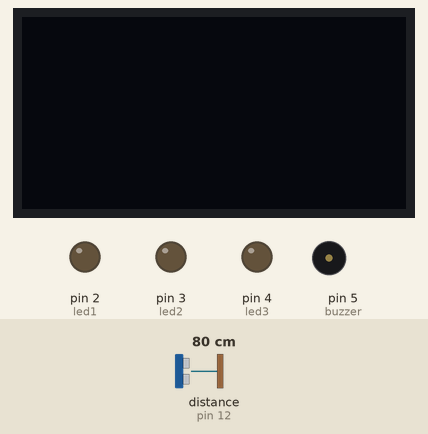
This sketch was run on a simulated Arduino Uno, built with avr-gcc and run on an emulated ATmega328P. Shown: 128×64 one-colour display, output pins drawn as LEDs (lit = HIGH), buzzer (waves = sounding, pin HIGH). Wiring (inferred from the names in the program): ultrasonic range finder: trigger pin 11; echo pin 12. Dashed ring = blinking. The inputs (shaded band) are chosen by the test bench; at power-on: distance to the obstacle (sensor on pin 12) 80 cm. The echo pulse lasts 58.3 µs per cm; the OLED is the two-colour kind (top 16 rows yellow); pins used as bus, display or sensor lines are not drawn; what the sketch prints to the serial monitor is not drawn.

Above: at 1.2 s.
1.3 s: distance to the obstacle (sensor on pin 12) set to 55 cm
4.3 s: distance to the obstacle (sensor on pin 12) set to 48 cm
At 5.69 s:
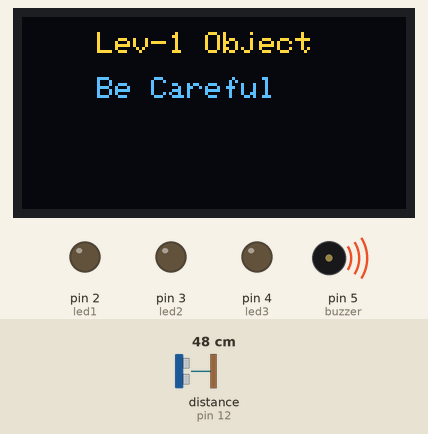
6.1 s: distance to the obstacle (sensor on pin 12) set to 60 cm
At 7.3 s:
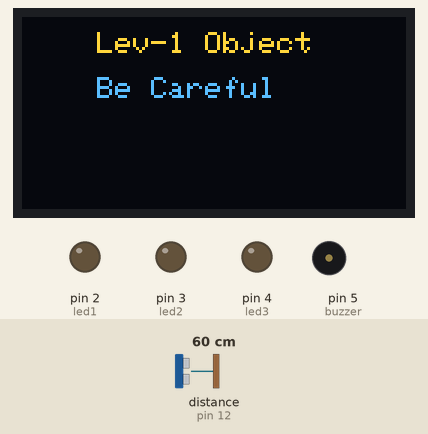
7.6 s: distance to the obstacle (sensor on pin 12) set to 2 cm
At 10.0 s:
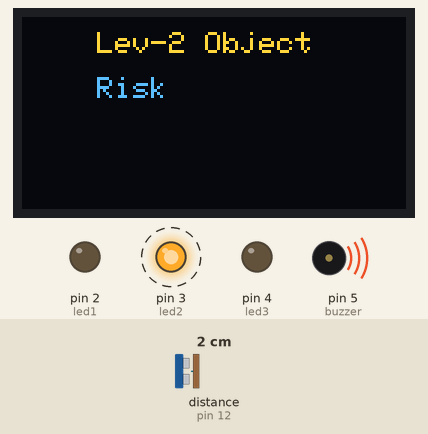
10.6 s: distance to the obstacle (sensor on pin 12) set to 120 cm
At 12.0 s:
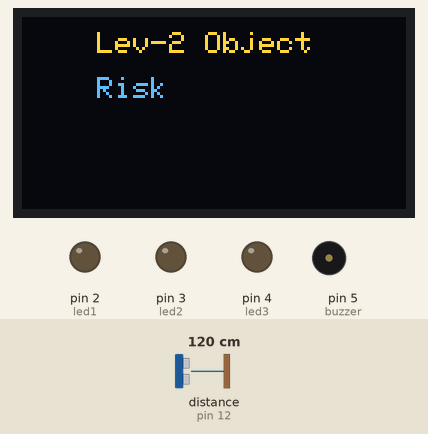
Timing chart, 0 to 13.1 s (numbered marks = the images above; inputs shaded):
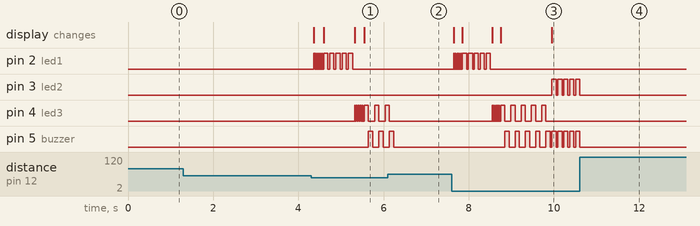

The sketch:

Radar_code_arduino.ino
```cpp
#include<Adafruit_GFX.h>
#include<Adafruit_SSD1306.h>
#include<wire.h>
#include<SPI.h>
Adafruit_SSD1306 display(-1);
const int led1=2;//green
const int led2=3;//red
const int led3=4;//blue
const int buzzer=5;
const int soundTriggerPin = 11;
const int soundEchoPin = 12;
const int startingAngle = 0;
const int minimumAngle = 0;
const int maximumAngle = 180;
const int rotationSpeed = 1;
int firstAngle;
int lastAngle;
int sizeOfObject;
int timer;

void setup(void)
{
  Serial.begin(9600);
  pinMode(led3,OUTPUT);
  pinMode(led1,OUTPUT);
  pinMode(led2,OUTPUT);
  pinMode(buzzer,OUTPUT);
  pinMode(soundTriggerPin, OUTPUT);
  pinMode(soundEchoPin, INPUT);
  display.begin(SSD1306_SWITCHCAPVCC , 0x3C);
  display.clearDisplay();
  display.setTextColor(WHITE);

}
void loop(void)
{
    static int motorAngle = startingAngle;
    static int motorRotateAmount = rotationSpeed;
    int distance=CalculateDistance();
    delay(10);
    SerialOutput(motorAngle, CalculateDistance());
    motorAngle += motorRotateAmount;
    if(motorAngle <= minimumAngle || motorAngle >= maximumAngle)
    {
        motorRotateAmount = -motorRotateAmount;
    }
    if(distance<=50)
        {
          timer++;
          sizeOfObject=timer;
        }
        else
        {
          timer=0;
          sizeOfObject=0;
        }
   oledMonitor(sizeOfObject);
}
void cd()
{
  display.clearDisplay();
}

void oledMonitor(int sizeOfObject)
{
   digitalWrite(led1,LOW);
    digitalWrite(led2,LOW);
    digitalWrite(led3,LOW);
 if(sizeOfObject<=5 && sizeOfObject>0)
  {
    cd();
    printing("Micro Object","No Problem");
    digitalWrite(led1,HIGH);
  }
  else if(sizeOfObject<=10 && sizeOfObject>5)
  {
    cd();
    printing("Mini Object","Good To Go");
    digitalWrite(led1,HIGH);
    delay(100);
    digitalWrite(led1,LOW);
  }
  else if(sizeOfObject>10 && sizeOfObject<=15)
  {
    cd();
    printing("Normal Object","Observe");
    digitalWrite(led3,HIGH);
  }
  else if(sizeOfObject>15 && sizeOfObject<=20)
  {
    cd();
    printing("Lev-1 Object","Be Careful");
    digitalWrite(led3,HIGH);
    delay(100);
    digitalWrite(led3,LOW);
     digitalWrite(buzzer,HIGH);
     delay(100);
    digitalWrite(buzzer,LOW);
  }
  else if(sizeOfObject>20 && sizeOfObject<=25)
  {
    cd();
    printing("Lev-2 Object","Risk");
    digitalWrite(led2,HIGH);
    digitalWrite(buzzer,HIGH);
    delay(100);
    digitalWrite(buzzer,LOW);
    digitalWrite(led2,LOW);
  }
  else if(sizeOfObject>25 && sizeOfObject<=30)
  {
    cd();
    printing("Lev-3 Object","High Risk");
    digitalWrite(led2,HIGH);
    digitalWrite(buzzer,HIGH);
    delay(100);
    digitalWrite(buzzer,LOW);
  }
  else if(sizeOfObject>30 && sizeOfObject<=35)
  {
    cd();
    printing("Lev-3 Object","Very High Risk");
    digitalWrite(led1,HIGH);
    digitalWrite(led2,HIGH);
    digitalWrite(led3,HIGH);
    digitalWrite(buzzer,HIGH);
    delay(100);
    digitalWrite(buzzer,LOW);
     digitalWrite(led1,LOW);
    digitalWrite(led2,LOW);
    digitalWrite(led3,LOW);
  }
  else if(sizeOfObject>35)
  {
    cd();
    printing("Mega Object","Escape");
    digitalWrite(led1,HIGH);
    digitalWrite(led2,HIGH);
    digitalWrite(led3,HIGH);
    digitalWrite(buzzer,HIGH);
    delay(500);
    digitalWrite(buzzer,LOW);
  }
}
void printing(String x,String y)
{
  display.setTextSize(1);
  display.setCursor(25,5);
  display.println(x);
  display.setCursor(25,20);
  display.println(y);
  display.display();

}
int CalculateDistance(void)
{
    //digitalWrite(soundTriggerPin, LOW);
    //delayMicroseconds(2);
    digitalWrite(soundTriggerPin, HIGH);
    delayMicroseconds(10);
    digitalWrite(soundTriggerPin, LOW);
      long duration = pulseIn(soundEchoPin, HIGH);
    float distance = duration * 0.017F;
    return int(distance);
}
void SerialOutput(const int angle, const int distance)
{
    String angleString = String(angle);
    String distanceString = String(distance);
    Serial.println(angleString + "," + distanceString);
}
```

Measured:
- the behaviour switches between 52 and 51 cm on distance to the obstacle (sensor on pin 12) (found by bisection; images 0 and 1)
- after the input at 1.3 s, every drawn part: stays the same
- after the input at 4.3 s, pin 2 (led1): goes 5 × (HIGH 0.02 s, LOW 0.03 s), 4 × (HIGH 0.10 s, LOW 0.05 s), HIGH 0.10 s, then LOW, starting after 0.06 s; pin 4 (led3): goes 5 × (HIGH 0.02 s, LOW 0.03 s), HIGH 0.10 s, LOW 0.15 s, HIGH 0.10 s, LOW 0.15 s, then HIGH, starting after 1.0 s
- after the input at 6.1 s, pin 3 (led2): stops changing and stays LOW; pin 4 (led3): goes on until 6.1 s, then stays LOW; pin 5 (buzzer): goes on until 6.2 s, then stays LOW
- after the input at 7.6 s, pin 2 (led1): goes 5 × (HIGH 0.01 s, LOW 0.03 s), 4 × (HIGH 0.10 s, LOW 0.04 s), HIGH 0.10 s, then LOW, starting after 0.05 s; pin 3 (led2): alternates HIGH for 0.10 s and LOW for 0.04 s, starting after 2.4 s
- after the input at 10.6 s, pin 2 (led1), pin 4 (led3): stops changing and stays LOW; pin 3 (led2), pin 5 (buzzer): goes on until 10.6 s, then stays LOW
